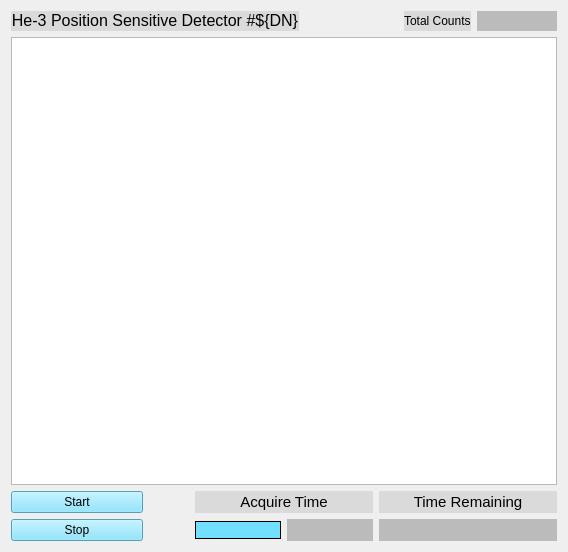
<?xml version="1.0" encoding="UTF-8"?>
<ui version="4.0">
 <class>Form</class>
 <widget class="QWidget" name="Form">
  <property name="geometry">
   <rect>
    <x>0</x>
    <y>0</y>
    <width>568</width>
    <height>552</height>
   </rect>
  </property>
  <property name="windowTitle">
   <string>Form</string>
  </property>
  <layout class="QVBoxLayout" name="verticalLayout_4">
   <item>
    <layout class="QHBoxLayout" name="horizontalLayout_5">
     <item>
      <widget class="PyDMLabel" name="PyDMLabel_5">
       <property name="font">
        <font>
         <pointsize>12</pointsize>
         <weight>50</weight>
         <bold>false</bold>
        </font>
       </property>
       <property name="toolTip">
        <string/>
       </property>
       <property name="styleSheet">
        <string notr="true">background-color: rgb(218, 218, 218);</string>
       </property>
       <property name="frameShape">
        <enum>QFrame::NoFrame</enum>
       </property>
       <property name="text">
        <string>He-3 Position Sensitive Detector #${DN}</string>
       </property>
       <property name="textFormat">
        <enum>Qt::RichText</enum>
       </property>
       <property name="alignment">
        <set>Qt::AlignCenter</set>
       </property>
      </widget>
     </item>
     <item>
      <spacer name="horizontalSpacer">
       <property name="orientation">
        <enum>Qt::Horizontal</enum>
       </property>
       <property name="sizeHint" stdset="0">
        <size>
         <width>40</width>
         <height>20</height>
        </size>
       </property>
      </spacer>
     </item>
     <item>
      <widget class="PyDMLabel" name="PyDMLabel_6">
       <property name="toolTip">
        <string/>
       </property>
       <property name="styleSheet">
        <string notr="true">background-color: rgb(218, 218, 218);</string>
       </property>
       <property name="text">
        <string>Total Counts</string>
       </property>
      </widget>
     </item>
     <item>
      <widget class="PyDMLabel" name="PyDMLabel_3">
       <property name="minimumSize">
        <size>
         <width>80</width>
         <height>0</height>
        </size>
       </property>
       <property name="toolTip">
        <string/>
       </property>
       <property name="whatsThis">
        <string>ca://${P}${R}:Det${DN}:LiveTotalCounts_RBV</string>
       </property>
       <property name="styleSheet">
        <string notr="true">  color: rgb(10, 0, 184);
  background-color: rgb(187, 187, 187);</string>
       </property>
       <property name="channel" stdset="0">
        <string>ca://${P}${R}:Det${DN}:LiveTotalCounts</string>
       </property>
      </widget>
     </item>
    </layout>
   </item>
   <item>
    <widget class="PyDMWaveformPlot" name="psdDisplay">
     <property name="toolTip">
      <string/>
     </property>
     <property name="frameShape">
      <enum>QFrame::StyledPanel</enum>
     </property>
     <property name="showXGrid">
      <bool>true</bool>
     </property>
     <property name="showYGrid">
      <bool>true</bool>
     </property>
     <property name="backgroundColor">
      <color>
       <red>255</red>
       <green>255</green>
       <blue>255</blue>
      </color>
     </property>
     <property name="axisColor">
      <color>
       <red>0</red>
       <green>0</green>
       <blue>0</blue>
      </color>
     </property>
     <property name="yAxes">
      <stringlist>
       <string>{&quot;name&quot;: &quot;Counts&quot;, &quot;orientation&quot;: &quot;left&quot;, &quot;label&quot;: &quot;Counts&quot;, &quot;minRange&quot;: -1.0, &quot;maxRange&quot;: 1.0, &quot;autoRange&quot;: true, &quot;logMode&quot;: false}</string>
      </stringlist>
     </property>
     <property name="xLabels">
      <stringlist>
       <string>Bins</string>
      </stringlist>
     </property>
     <property name="maxRedrawRate" stdset="0">
      <number>30</number>
     </property>
     <property name="curves">
      <stringlist>
       <string>{&quot;y_channel&quot;: &quot;ca://${P}${R}:Det${DN}:LiveCounts&quot;, &quot;x_channel&quot;: null, &quot;plot_style&quot;: &quot;Line&quot;, &quot;name&quot;: &quot;&quot;, &quot;color&quot;: &quot;black&quot;, &quot;lineStyle&quot;: 1, &quot;lineWidth&quot;: 1, &quot;symbol&quot;: &quot;o&quot;, &quot;symbolSize&quot;: 5, &quot;yAxisName&quot;: &quot;Counts&quot;, &quot;barWidth&quot;: null, &quot;upperThreshold&quot;: null, &quot;lowerThreshold&quot;: null, &quot;thresholdColor&quot;: &quot;white&quot;, &quot;redraw_mode&quot;: 2}</string>
      </stringlist>
     </property>
    </widget>
   </item>
   <item>
    <layout class="QHBoxLayout" name="horizontalLayout">
     <item>
      <layout class="QHBoxLayout" name="horizontalLayout_2">
       <item>
        <layout class="QVBoxLayout" name="verticalLayout_11">
         <item>
          <widget class="PyDMPushButton" name="PyDMPushButton">
           <property name="toolTip">
            <string/>
           </property>
           <property name="styleSheet">
            <string notr="true">color: rgb(0, 0, 0);
background-color: rgb(115, 223, 255)</string>
           </property>
           <property name="text">
            <string>Start</string>
           </property>
           <property name="monitorDisp" stdset="0">
            <bool>true</bool>
           </property>
           <property name="channel" stdset="0">
            <string>ca://${P}${R}:Acquire</string>
           </property>
           <property name="pressValue" stdset="0">
            <string>1</string>
           </property>
          </widget>
         </item>
         <item>
          <widget class="PyDMPushButton" name="PyDMPushButton_2">
           <property name="toolTip">
            <string/>
           </property>
           <property name="styleSheet">
            <string notr="true">color: rgb(0, 0, 0);
background-color: rgb(115, 223, 255)</string>
           </property>
           <property name="text">
            <string>Stop</string>
           </property>
           <property name="monitorDisp" stdset="0">
            <bool>true</bool>
           </property>
           <property name="channel" stdset="0">
            <string>ca://${P}${R}:Acquire</string>
           </property>
           <property name="pressValue" stdset="0">
            <string>0</string>
           </property>
          </widget>
         </item>
        </layout>
       </item>
       <item>
        <widget class="PyDMByteIndicator" name="PyDMByteIndicator">
         <property name="sizePolicy">
          <sizepolicy hsizetype="Fixed" vsizetype="Fixed">
           <horstretch>0</horstretch>
           <verstretch>0</verstretch>
          </sizepolicy>
         </property>
         <property name="minimumSize">
          <size>
           <width>40</width>
           <height>40</height>
          </size>
         </property>
         <property name="baseSize">
          <size>
           <width>0</width>
           <height>0</height>
          </size>
         </property>
         <property name="toolTip">
          <string/>
         </property>
         <property name="alarmSensitiveBorder" stdset="0">
          <bool>false</bool>
         </property>
         <property name="channel" stdset="0">
          <string>ca://${P}${R}:Acquire_RBV</string>
         </property>
         <property name="showLabels" stdset="0">
          <bool>false</bool>
         </property>
         <property name="circles" stdset="0">
          <bool>true</bool>
         </property>
        </widget>
       </item>
      </layout>
     </item>
     <item>
      <layout class="QVBoxLayout" name="verticalLayout">
       <item>
        <widget class="PyDMLabel" name="PyDMLabel_2">
         <property name="font">
          <font>
           <pointsize>11</pointsize>
          </font>
         </property>
         <property name="toolTip">
          <string/>
         </property>
         <property name="layoutDirection">
          <enum>Qt::LeftToRight</enum>
         </property>
         <property name="styleSheet">
          <string notr="true">background-color: rgb(218, 218, 218);</string>
         </property>
         <property name="text">
          <string>Acquire Time</string>
         </property>
         <property name="alignment">
          <set>Qt::AlignCenter</set>
         </property>
        </widget>
       </item>
       <item>
        <layout class="QHBoxLayout" name="horizontalLayout_3">
         <item>
          <widget class="PyDMLineEdit" name="PyDMLineEdit">
           <property name="sizePolicy">
            <sizepolicy hsizetype="Preferred" vsizetype="Fixed">
             <horstretch>1</horstretch>
             <verstretch>0</verstretch>
            </sizepolicy>
           </property>
           <property name="minimumSize">
            <size>
             <width>0</width>
             <height>0</height>
            </size>
           </property>
           <property name="toolTip">
            <string/>
           </property>
           <property name="styleSheet">
            <string notr="true">  color: rgb(0, 0, 0);
  background-color: rgb(115, 223, 255);
  border: 1px solid black;
  margin: 0px;
  padding: 0px;
  spacing: 0px;</string>
           </property>
           <property name="channel" stdset="0">
            <string>ca://${P}${R}:AcquireTime</string>
           </property>
          </widget>
         </item>
         <item>
          <widget class="PyDMLabel" name="PyDMLabel">
           <property name="sizePolicy">
            <sizepolicy hsizetype="Preferred" vsizetype="Preferred">
             <horstretch>1</horstretch>
             <verstretch>0</verstretch>
            </sizepolicy>
           </property>
           <property name="toolTip">
            <string/>
           </property>
           <property name="styleSheet">
            <string notr="true">  color: rgb(10, 0, 184);
  background-color: rgb(187, 187, 187);</string>
           </property>
           <property name="showUnits" stdset="0">
            <bool>true</bool>
           </property>
           <property name="channel" stdset="0">
            <string>ca://${P}${R}:AcquireTime_RBV</string>
           </property>
          </widget>
         </item>
        </layout>
       </item>
      </layout>
     </item>
     <item>
      <layout class="QVBoxLayout" name="verticalLayout_3">
       <item>
        <widget class="PyDMLabel" name="PyDMLabel_7">
         <property name="font">
          <font>
           <pointsize>11</pointsize>
          </font>
         </property>
         <property name="toolTip">
          <string/>
         </property>
         <property name="layoutDirection">
          <enum>Qt::LeftToRight</enum>
         </property>
         <property name="styleSheet">
          <string notr="true">background-color: rgb(218, 218, 218);</string>
         </property>
         <property name="text">
          <string>Time Remaining</string>
         </property>
         <property name="alignment">
          <set>Qt::AlignCenter</set>
         </property>
        </widget>
       </item>
       <item>
        <widget class="PyDMLabel" name="PyDMLabel_8">
         <property name="toolTip">
          <string>ca://${P}${R}:AcquireTimeRemaining_RBV</string>
         </property>
         <property name="styleSheet">
          <string notr="true">  color: rgb(10, 0, 184);
  background-color: rgb(187, 187, 187);</string>
         </property>
         <property name="showUnits" stdset="0">
          <bool>true</bool>
         </property>
         <property name="channel" stdset="0">
          <string>ca://${P}${R}:AcquireTimeRemaining_RBV</string>
         </property>
        </widget>
       </item>
      </layout>
     </item>
    </layout>
   </item>
  </layout>
 </widget>
 <customwidgets>
  <customwidget>
   <class>PyDMLabel</class>
   <extends>QLabel</extends>
   <header>pydm.widgets.label</header>
  </customwidget>
  <customwidget>
   <class>PyDMWaveformPlot</class>
   <extends>QGraphicsView</extends>
   <header>pydm.widgets.waveformplot</header>
  </customwidget>
  <customwidget>
   <class>PyDMByteIndicator</class>
   <extends>QWidget</extends>
   <header>pydm.widgets.byte</header>
  </customwidget>
  <customwidget>
   <class>PyDMLineEdit</class>
   <extends>QLineEdit</extends>
   <header>pydm.widgets.line_edit</header>
  </customwidget>
  <customwidget>
   <class>PyDMPushButton</class>
   <extends>QPushButton</extends>
   <header>pydm.widgets.pushbutton</header>
  </customwidget>
 </customwidgets>
 <resources/>
 <connections/>
</ui>
